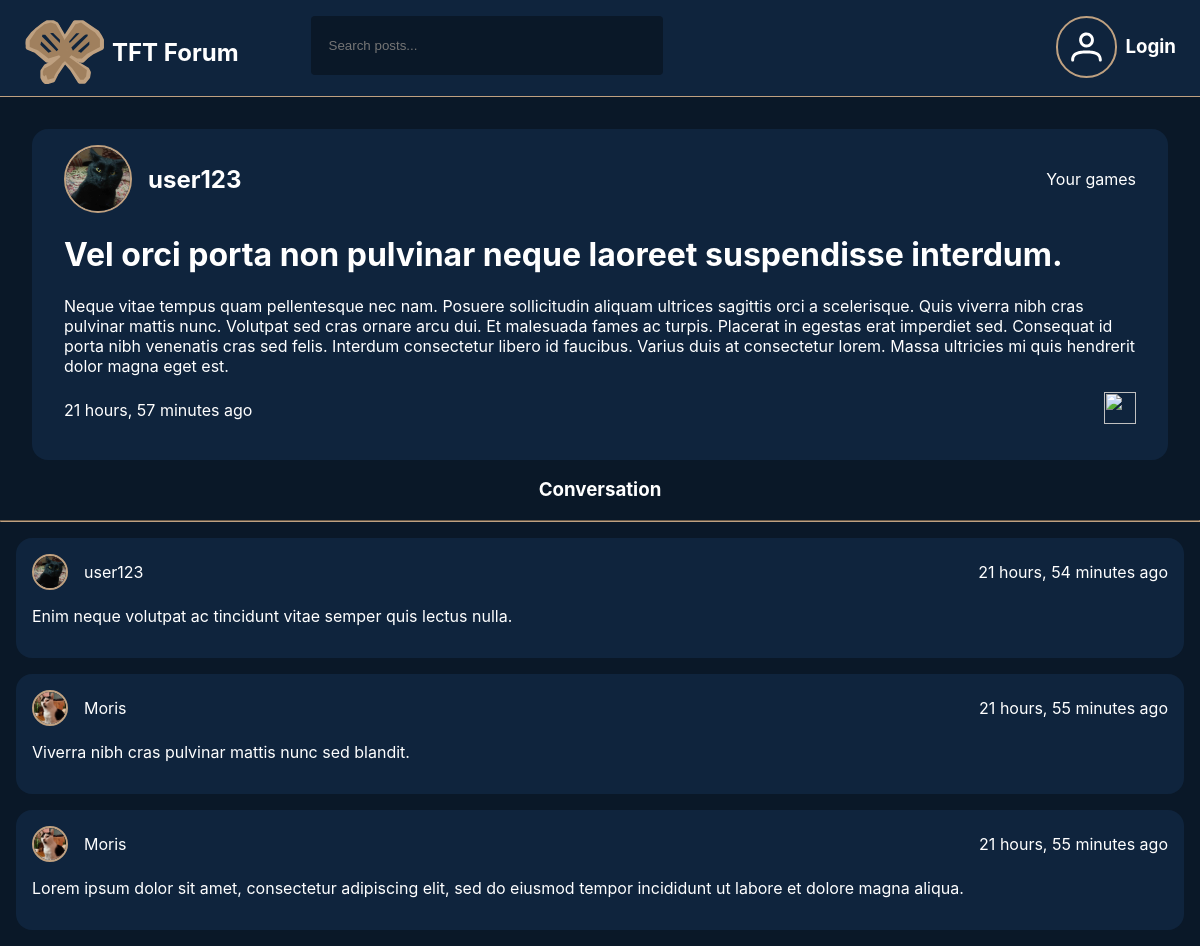
Screenshot of /post/12/ with the database file from the repository.
### main/models.py (models this page shows, shortened)
class Post(models.Model):
    created_by = models.ForeignKey(User, on_delete=models.SET_NULL, null=True)
    topic = models.ForeignKey(Topic, on_delete=models.SET_NULL, null=True)
    name = models.CharField(max_length=200)
    description = models.TextField(null=True, blank=True)
    updated = models.DateTimeField(auto_now=True)
    created = models.DateTimeField(auto_now_add=True)
    class Meta:
        ordering = ['-updated', '-created']

class User(AbstractUser):
    email = models.EmailField(_('Email Address'), max_length=50, unique=True)
    email_is_verified = models.BooleanField(default=False)
    bio = models.TextField(null=True)
    avatar = models.ImageField(null=True, default='acc.svg')
    USERNAME_FIELD = 'email'
    REQUIRED_FIELDS = []
    objects = CustomUserManager()

class Topic(models.Model):
    name = models.CharField(max_length=200)
    def __str__(self):
        return self.name

class Comment(models.Model):
    user = models.ForeignKey(User, on_delete=models.CASCADE)
    post = models.ForeignKey(Post, on_delete=models.CASCADE)
    body = models.TextField()
    updated = models.DateTimeField(auto_now=True)
    created = models.DateTimeField(auto_now_add=True)
    class Meta:
        ordering = ['-updated', '-created']

### main/views.py (the view, shortened to what this page needs)
# urls.py: path('post/<str:pk>/', views.post, name="post"),
def post(request, pk):
    post = Post.objects.get(id=pk)
    post_comments = post.comment_set.all()
    context = {'post': post, 'post_comments':post_comments}
    return render(request, 'main/post.html', context)

### main/templates/main/post.html (shortened to what this page needs)
{% extends 'main.html' %}
{% load static %}
{% block content %}
<div>
    <div class="post-text">
        <div class="container">
            <span class="avatar avatar_medium">
                <img src="{{post.created_by.avatar.url}}"/>
            </span>
            <h2>{{post.created_by.username}}</h2>
            <span class="rr">
                {{post.topic}}
            </span>
        </div>
        <h1>{{post.name}}</h1>
        <p>{{post.description}}</p>
        <div class="container">
            {{post.created|timesince}} ago
            <span class="rr">
                <a href="{% url 'home' %}"><img src="{% static 'images/back.svg' %}"/></a>
            </span>
        </div>
    </div>
    <h3>Conversation</h3>
    <hr>
    {% for comment in post_comments %}
        <div class="comment">
            <div class="container">
                <span class="avatar avatar_extrasmall">
                    <img src="{{comment.user.avatar.url}}"/>
                </span>
                {{comment.user.username}}
                <span class="rr">
                    {{comment.created|timesince}} ago
                </span>
            </div>
            <div class="container">
                <p>{{comment.body}}</p>
            </div>
        </div>
    {% endfor %}
</div>
{% endblock %}

### static/styles/style.css (style rules this page uses)
body { background-color: #0A1828; margin: 0; font-family: 'Inter', sans-serif; color: white; }
h3 { text-align: center; }
a { color: white; text-decoration: none; }
hr { border-color: #BFA181; }
.avatar { position: relative; display: inline-block; }
.avatar img { display: block; border-radius: 50%; object-fit: cover; object-position: center; border: 2px solid #BFA181; }
.avatar.avatar_extrasmall img { width: 2rem; height: 2rem; }
.avatar.avatar_medium img { width: 4rem; height: 4rem; }
.rr { margin-left: auto; position: relative; }
.rr img { height: 2rem; width: 2rem; }
.post-text { background-color: #0F243D; padding: 2rem; padding-top: 1rem; margin: 1rem; margin-left: 2rem; margin-right: 2rem; border-radius: 1rem; }
.post-text > .container { display: flex; gap: 1rem; align-items: center; }
.comment { background-color: #0F243D; padding: 1rem; margin: 1rem; border-radius: 1rem; }
.comment > .container { display: flex; gap: 1rem; align-items: center; }

### rows the page displays
Post: created_by.avatar (picture), created_by.username "user123", topic "Your games", name "Vel orci porta non pulvinar neque laoreet suspendisse interdum.", description "Neque vitae tempus quam pellentesque nec nam. Posuere sollicitudin aliquam ultrices sagittis orci a scelerisque. Quis viverra nibh cras pulvinar mattis nunc. Volutpat sed cras ornare arcu dui. Et malesuada fames ac turpis. Placerat in egestas erat imperdiet sed. Consequat id porta nibh venenatis cras sed felis. Interdum consectetur libero id faucibus. Varius duis at consectetur lorem. Massa ultricies mi quis hendrerit dolor magna eget est.", created "21 hours, 57 minutes"
Comment: user.avatar (picture), user.username "user123", created "21 hours, 54 minutes", body "Enim neque volutpat ac tincidunt vitae semper quis lectus nulla."
Comment: user.avatar (picture), user.username "Moris", created "21 hours, 55 minutes", body "Viverra nibh cras pulvinar mattis nunc sed blandit."
Comment: user.avatar (picture), user.username "Moris", created "21 hours, 55 minutes", body "Lorem ipsum dolor sit amet, consectetur adipiscing elit, sed do eiusmod tempor incididunt ut labore et dolore magna aliqua."
